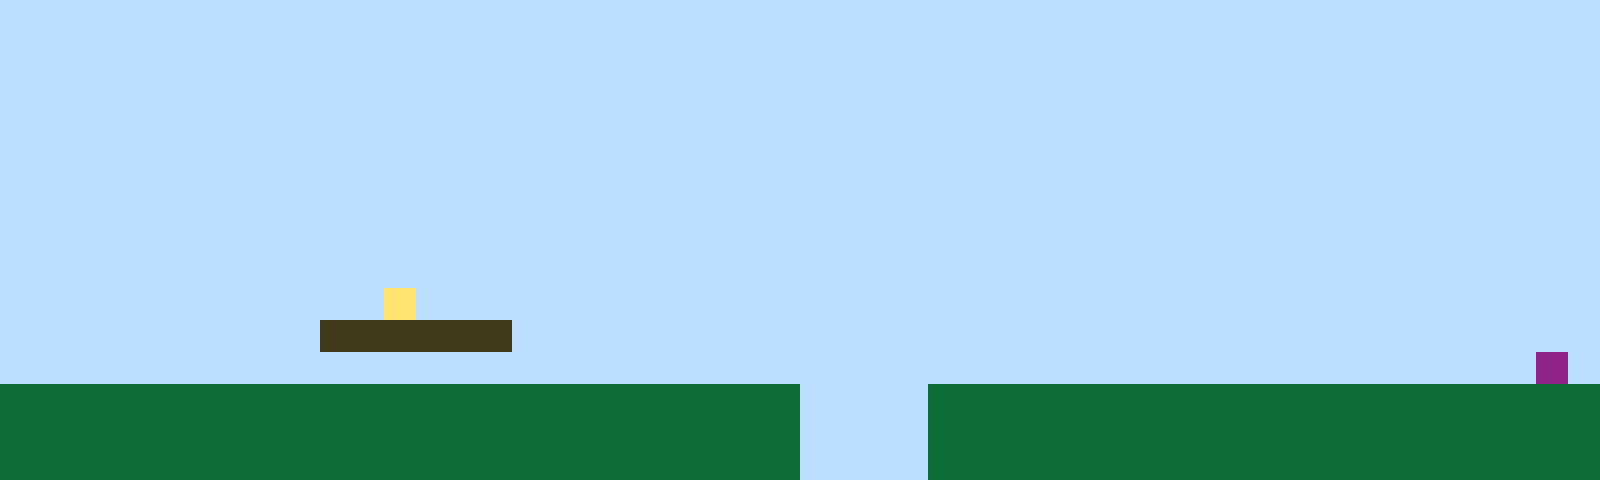

A 2D game scene composited from a Tiled map and its tileset images. What follows is a short description and the map's XML, with every tile layer's data as written:
An orthogonal 50x15 tile map with 32x32 px tiles, 1 tile layer (Tile Layer 1).

<map version="1.10" tiledversion="1.11.2" orientation="orthogonal" renderorder="right-up" width="50" height="15" tilewidth="32" tileheight="32" infinite="0" nextlayerid="2" nextobjectid="1"><editorsettings><export target="map1.csv" format="csv" /></editorsettings><tileset firstgid="1" name="sprites" tilewidth="32" tileheight="32" tilecount="6" columns="3"><image source="sprites.png" width="96" height="64" /></tileset><layer id="1" name="Tile Layer 1" width="50" height="15"><data encoding="csv">1,1,1,1,1,1,1,1,1,1,1,1,1,1,1,1,1,1,1,1,1,1,1,1,1,1,1,1,1,1,1,1,1,1,1,1,1,1,1,1,1,1,1,1,1,1,1,1,1,1,1,1,1,1,1,1,1,1,1,1,1,1,1,1,1,1,1,1,1,1,1,1,1,1,1,1,1,1,1,1,1,1,1,1,1,1,1,1,1,1,1,1,1,1,1,1,1,1,1,1,1,1,1,1,1,1,1,1,1,1,1,1,1,1,1,1,1,1,1,1,1,1,1,1,1,1,1,1,1,1,1,1,1,1,1,1,1,1,1,1,1,1,1,1,1,1,1,1,1,1,1,1,1,1,1,1,1,1,1,1,1,1,1,1,1,1,1,1,1,1,1,1,1,1,1,1,1,1,1,1,1,1,1,1,1,1,1,1,1,1,1,1,1,1,1,1,1,1,1,1,1,1,1,1,1,1,1,1,1,1,1,1,1,1,1,1,1,1,1,1,1,1,1,1,1,1,1,1,1,1,1,1,1,1,1,1,1,1,1,1,1,1,1,1,1,1,1,1,1,1,1,1,1,1,1,1,1,1,1,1,1,1,1,1,1,1,1,1,1,1,1,1,1,1,1,1,1,1,1,1,1,1,1,1,1,1,1,1,1,1,1,1,1,1,1,1,1,1,1,1,1,1,1,1,1,1,1,1,1,1,1,1,1,1,1,1,1,1,1,1,1,1,1,1,1,1,1,1,1,1,1,1,1,1,1,1,1,1,1,1,1,1,1,1,1,1,1,1,1,1,1,1,1,1,1,1,1,1,1,1,1,1,1,1,1,1,1,1,1,1,1,1,1,1,1,1,1,1,1,1,1,1,1,1,1,1,1,1,1,1,1,1,1,1,1,1,1,1,1,1,1,1,1,1,1,1,1,1,1,1,1,1,1,1,1,1,1,1,1,1,1,1,1,1,1,1,1,1,1,1,1,1,1,1,1,1,1,1,1,1,1,1,1,1,1,1,1,1,1,1,1,1,1,1,1,1,1,1,1,1,1,1,4,1,1,1,1,1,1,1,1,1,1,1,1,1,1,1,1,1,1,1,1,1,1,1,1,1,1,1,1,1,1,1,1,1,1,1,1,1,1,1,1,1,1,1,1,1,1,1,3,3,3,3,3,3,1,1,1,1,1,1,1,1,1,1,1,1,1,1,1,1,1,1,1,1,1,1,1,1,1,1,1,1,1,1,1,1,1,1,1,1,1,1,1,1,1,1,1,1,1,1,1,1,1,1,1,1,1,1,1,1,1,1,1,1,1,1,1,1,1,1,1,1,1,1,1,1,1,1,1,1,1,1,1,1,1,1,6,1,2,2,2,2,2,2,2,2,2,2,2,2,2,2,2,2,2,2,2,2,2,2,2,2,2,1,1,1,1,2,2,2,2,2,2,2,2,2,2,2,2,2,2,2,2,2,2,2,2,2,2,2,2,2,2,2,2,2,2,2,2,2,2,2,2,2,2,2,2,2,2,2,2,2,2,1,1,1,1,2,2,2,2,2,2,2,2,2,2,2,2,2,2,2,2,2,2,2,2,2,2,2,2,2,2,2,2,2,2,2,2,2,2,2,2,2,2,2,2,2,2,2,2,2,2,1,1,1,1,2,2,2,2,2,2,2,2,2,2,2,2,2,2,2,2,2,2,2,2,2</data></layer></map>
